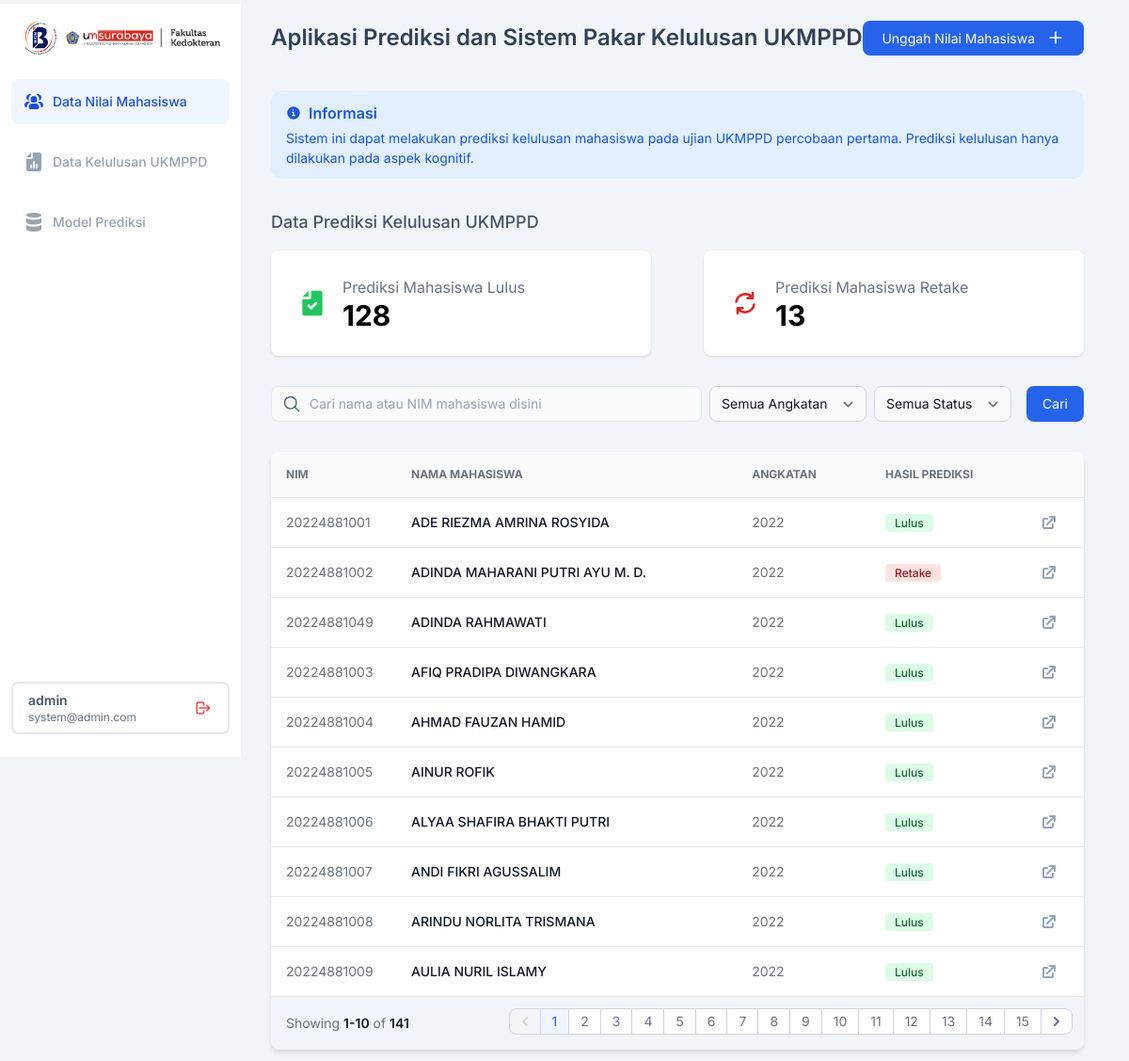
The app's page / (signed in) with its own data.
### dataNilai/models.py (models this page shows, shortened)
class nilaiMahasiswa(models.Model):
    mahasiswa_ID = models.AutoField(primary_key=True)
    nama_mahasiswa = models.CharField(max_length=512)
    NIM = models.IntegerField()
    angkatan = models.CharField(max_length=20)
    semester = models.CharField(max_length=20)
    IPD = models.FloatField(blank=True, null=True)
    IKA = models.FloatField(blank=True, null=True)
    RAD = models.FloatField(blank=True, null=True)
    SRM = models.FloatField(blank=True, null=True)
    KDK = models.FloatField(blank=True, null=True)
    MPK = models.FloatField(blank=True, null=True)
    ANT = models.FloatField(blank=True, null=True)
    MAT = models.FloatField(blank=True, null=True)
    IKM = models.FloatField(blank=True, null=True)
    THTKL = models.FloatField(blank=True, null=True)
    KJW = models.FloatField(blank=True, null=True)
    OT2 = models.FloatField(blank=True, null=True)
    BED = models.FloatField(blank=True, null=True)
    OBG = models.FloatField(blank=True, null=True)
    FOR = models.FloatField(blank=True, null=True)
    MOI = models.FloatField(blank=True, null=True)
    ELK = models.FloatField(blank=True, null=True)
    hasil_ukmppd = models.IntegerField(choices=[(0, 'Retake'), (1, 'Lulus')], null=True, blank=True)
    created_at = models.DateTimeField(auto_now_add=True)
    updated_at = models.DateTimeField(auto_now=True)

### webdemo/views.py (the view)
# urls.py: path('', views.index),
def index(request):
    dashboard = nilaiMahasiswa.objects.all().order_by('nama_mahasiswa')
    record_count = nilaiMahasiswa.objects.all().count()
    angkatan_list = nilaiMahasiswa.objects.values_list('angkatan', flat=True).distinct()
    search_query = request.GET.get('query')
    filter_angkatan = request.GET.get('angkatan')
    filter_status = request.GET.get('status')
    if search_query:
        dashboard = dashboard.filter(Q(nama_mahasiswa__icontains = search_query) | Q(NIM__icontains = search_query))
    if filter_angkatan and filter_angkatan != 'Semua Angkatan':
        dashboard = dashboard.filter(angkatan = filter_angkatan)
    if filter_status and filter_status != 'Semua':
        if filter_status == 'Lulus':
            dashboard = dashboard.filter(hasil_ukmppd = 1)
        elif filter_status == 'Retake':
            dashboard = dashboard.filter(hasil_ukmppd = 0)
    paginator = Paginator(dashboard, 10)
    page_number = request.GET.get('page')
    page_obj = paginator.get_page(page_number)
    record_count = dashboard.count()
    predict_lulus = nilaiMahasiswa.objects.filter(hasil_ukmppd = 1).count()
    predict_retake = nilaiMahasiswa.objects.filter(hasil_ukmppd = 0).count()
    context = {
        'page_obj': page_obj,
        'record_count': record_count,
        'angkatan_list': angkatan_list,
        'search_query': search_query,
        'filter_angkatan': filter_angkatan,
        'filter_status': filter_status,
        'predict_lulus': predict_lulus,
        'predict_retake': predict_retake,
    }
    return render(request, 'homepage.html', context)

### templates/homepage.html (shortened to what this page needs)
{% load static tailwind_tags %}
{% load static %}
<!DOCTYPE html>
<html>
  <head>
    {% tailwind_css %}
  </head>
  <body class="bg-slate-100 font-['Inter']">
    <aside id="default-sidebar" class="fixed top-0 left-0 z-40 w-64 h-screen transition-transform -translate-x-full sm:translate-x-0" aria-label="Sidebar">
      <div class="h-full px-3 py-4 mt-1 overflow-y-auto bg-white flex flex-col justify-between">
        <div class="flex flex-col gap-6">
          <div class="sm:ml flex justify-center gap-2 items-center">
            <img class="w-10" src="{% static 'img/rdib.png' %}" />
            <img class="w-[163.76px] h-[19.51px]" src="{% static 'img/fkum.png' %}" />
          </div>
          <ul class="space-y-4 font-medium">
            <a href="/" class="flex items-center p-3 bg-blue-50 rounded-lg text-blue-600">
              <li class="flex gap-2 items-center justify-start">
                <span class="text-blue-700 text-[14px] font-medium font-['Inter'] leading-normal">Data Nilai Mahasiswa</span>
              </li>
            </a>
            <a href="/data-ukmppd" class="flex items-center p-3 hover:bg-slate-100 rounded-lg text-gray-900">
              <li class="flex gap-2 items-center justify-start">
                <span class="text-slate-400 text-[14px] font-medium font-['Inter'] leading-normal">Data Kelulusan UKMPPD</span>
              </li>
            </a>
            <a href="/model-prediksi" class="flex items-center p-3 hover:bg-slate-100 rounded-lg text-gray-900">
              <li class="flex gap-2 items-center justify-start">
                <span class="text-slate-400 text-[14px] font-medium font-['Inter'] leading-normal">Model Prediksi</span>
              </li>
            </a>
          </ul>
        </div>
        <div class="px-4 py-2 mb-2 border-2 rounded-lg flex justify-between items-center">
          <div class="flex flex-col">
              <span class="text-slate-600 text-sm font-semibold">{{ user.username }}</span>
              <span class="text-slate-500 text-xs font-normal">{{ user.email }}</span>
          </div>
          <a href="{% url 'logout' %}">
          </a>
      </div>
      </div>
    </aside>
    <div class="p-4 gap-y-8 sm:ml-64 mr-8 ps-8 flex flex-col">
      <div class="flex grid-cols-1 items-center justify-between">
        <span class="text-slate-700 text-2xl font-semibold font-['Inter'] leading-loose">Aplikasi Prediksi dan Sistem Pakar Kelulusan UKMPPD</span>
        <a href="data-nilai/form-nilai" class="bg-blue-600 hover:bg-blue-700 rounded-lg justify-center items-center flex gap-3 px-5 h-[37px]">
          <span class="text-white text-sm font-base font-['Inter'] leading-[21px]">Unggah Nilai Mahasiswa</span>
          <svg class="w-5 h-5 text-white" aria-hidden="true" xmlns="http://www.w3.org/2000/svg" width="10" height="10" fill="none" viewBox="0 0 24 24">
            <path stroke="currentColor" stroke-linecap="round" stroke-linejoin="round" stroke-width="2" d="M5 12h14m-7 7V5" />
          </svg>
        </a>
      </div>
      <div class="p-3 px-4 flex flex-col gap-y-1 bg-[#e1effe] rounded-xl">
        <div class="inline-flex items-center gap-2">
          <span class="text-[#1a56db] text-base font-semibold font-['Inter'] leading-normal">Informasi</span>
        </div>
        <span class="text-[#1a56db] text-sm font-normal font-['Inter'] leading-[21px]">Sistem ini dapat melakukan prediksi kelulusan mahasiswa pada ujian UKMPPD percobaan pertama. Prediksi kelulusan hanya dilakukan pada aspek kognitif.</span>
      </div>
      <div class="flex flex-col gap-4">
        <div class="flex justify-between">
          <span class="text-slate-600 text-lg font-medium font-['Inter'] leading-7">Data Prediksi Kelulusan UKMPPD</span>
        </div>
        <div class="grid md:grid-cols-2 gap-14">
          <div class="flex gap-x-4 items-center bg-white shadow p-7 rounded-lg">
            <div class="flex flex-col justify-start items-start gap-1">
              <span class="text-slate-500 text-[16px] leading-snug">Prediksi Mahasiswa Lulus</span>
              <span class="text-[30px] font-bold leading-none">{{ predict_lulus|default:0 }}</span>
            </div>
          </div>
          <div class="flex gap-x-4 items-center bg-white shadow p-7 rounded-lg">
            <div class="flex flex-col justify-start items-start gap-1">
              <span class="text-slate-500 text-[16px] leading-snug">Prediksi Mahasiswa Retake</span>
              <span class="text-[30px] font-bold leading-none">{{ predict_retake|default:0 }}</span>
            </div>
          </div>
        </div>
      </div>
      <form method="GET" action="{% url 'index' %}" class="grid">
        <div class="justify-end inline-flex gap-2">
            <div class="w-full flex items-center relative">
              <input
              name = "query"
              value = "{{ search_query|default:''}}"
              class="w-full bg-gray-50 placeholder:text-slate-400 text-slate-700 text-sm border border-slate-200 rounded-lg pl-10 pr-3 py-2 transition duration-300 ease focus:outline-none focus:border-slate-400 hover:border-slate-300"
              placeholder="Cari nama atau NIM mahasiswa disini"/>
            </div>
            <select name="angkatan" id="angkatan" class="bg-gray-50 border border-gray-300 text-gray-900 text-sm rounded-lg focus:ring-blue-500 focus:border-blue-500 block pl-3 py-1">
              <option value="Semua Angkatan" {% if filter_angkatan == "Semua Angkatan" %} selected {% endif %}>Semua Angkatan</option>
            </select>
            <select name="status" id="status" class="bg-gray-50 border border-gray-300 text-gray-900 text-sm rounded-lg focus:ring-blue-500 focus:border-blue-500 block pl-3 py-1">
              <option value="Semua" {% if filter_status == "Semua" %} selected {% endif %}>Semua Status</option>
            </select>
            <button
                class="rounded-lg bg-blue-600 py-2 px-4 border border-transparent text-center text-sm text-white focus:bg-blue-700 focus:shadow-none active:bg-blue-700 hover:bg-blue-700 active:shadow-none disabled:pointer-events-none disabled:opacity-50 ml-2"
                type="submit">
                Cari
            </button>
        </div>
      </form>
      <div class="relative overflow-x-auto shadow-md sm:rounded-lg">
        <table class="w-full text-sm text-left rtl:text-right text-gray-500">
          <thead class="text-xs uppercase bg-slate-50 border-b">
            <tr>
              <th scope="col" class="p-4">NIM</th>
              <th scope="col" class="px-6 py-3">Nama Mahasiswa</th>
              <th scope="col" class="px-6 py-3">Angkatan</th>
              <th scope="col" class="px-6 py-3">Hasil Prediksi</th>
              <th scope="col" class="px-6 py-3"></th>
            </tr>
          </thead>
          <tbody>
            {% if page_obj.object_list %}
              {% for dashboard in page_obj.object_list %}
              <tr class="bg-white border-b hover:bg-gray-200">
                <td class="w-4 p-4">{{ dashboard.NIM }}</td>
                <th scope="row" class="px-6 py-4 font-medium text-gray-900 whitespace-nowrap">{{ dashboard.nama_mahasiswa }}</th>
                <td class="px-6 py-4">{{ dashboard.angkatan }}</td>
                <td class="px-6 py-4">
                  {% if dashboard.hasil_ukmppd == 1 %}
                    <span class="bg-green-100 text-green-800 border-green-300 font-['Inter'] text-xs font-medium me-2 px-2.5 py-0.5 rounded">Lulus</span>
                  {% elif dashboard.hasil_ukmppd == 0 %}
                    <span class="bg-red-100 text-red-800 border-red-300 font-['Inter'] text-xs font-medium me-2 px-2.5 py-0.5 rounded">Retake</span>
                  {% endif %}
                </td>
                <td class="px-4 py-4">
                  <a href="data-nilai/detail-nilai/" class="font-medium hover:underline">
                  </a>
                </td>
              </tr>
              {% endfor %}
            {% else %}
              <tr>
                <td colspan="5" class="text-center py-4">Data tidak ditemukan</td>
              </tr>
            {% endif %}
          </tbody>
        </table>
        <nav class="flex items-center flex-column flex-wrap md:flex-row justify-between py-3" aria-label="Table navigation">
          <span class="pl-4 text-sm font-normal text-gray-500 :inline md:w-auto">Showing <span class="font-semibold text-gray-900">{{ page_obj.start_index }}-{{ page_obj.end_index }}</span> of <span class="font-semibold text-gray-900">{{ record_count }}</span></span>
          <ul class="pr-3 inline-flex -space-x-px rtl:space-x-reverse text-sm h-8">
            {% if page_obj.has_previous %}
              <li>
                <a href="?page={{ page_obj.previous_page_number }}" class="flex items-center justify-center px-1 h-7 ms-0 leading-tight text-gray-500 bg-white border border-gray-300 rounded-s-lg hover:bg-gray-100 hover:text-gray-700">
                  <svg class="w-6 h-6 text-gray-500" aria-hidden="true" xmlns="http://www.w3.org/2000/svg" width="24" height="24" fill="none" viewBox="0 0 24 24">
                    <path stroke="currentColor" stroke-linecap="round" stroke-linejoin="round" stroke-width="2" d="m14 8-4 4 4 4" />
                  </svg>
                </a>
              </li>
              {% else %}
                <li>
                  <a href="#" class="flex items-center justify-center px-1 h-7 ms-0 leading-tight text-gray-300 bg-gray-100 border border-gray-300 rounded-s-lg" disabled>
                    <svg class="w-6 h-6 text-gray-300" aria-hidden="true" xmlns="http://www.w3.org/2000/svg" width="24" height="24" fill="none" viewBox="0 0 24 24">
                      <path stroke="currentColor" stroke-linecap="round" stroke-linejoin="round" stroke-width="2" d="m14 8-4 4 4 4" />
                    </svg>
                  </a>
                </li>
            {% endif %}
            {% for num in page_obj.paginator.page_range %}
              {% if page_obj.number == num %}
                <li>
                  <a href="?page={{ num }}" aria-current="page" class="flex items-center justify-center px-3 h-7 text-blue-600 border border-gray-300 bg-blue-50 hover:bg-blue-100 hover:text-blue-700">
                      {{ num }}
                  </a>
                </li>
              {% else %}
                <li>
                  <a href="?page={{ num }}" class="flex items-center justify-center px-3 h-7 leading-tight text-gray-500 bg-white border border-gray-300 hover:bg-gray-100 hover:text-gray-700">
                      {{ num }}
                  </a>
                </li>
              {% endif %}
            {% endfor %}
            {% if page_obj.has_next %}
                <li>
                  <a href="?page={{ page_obj.next_page_number }}" class="flex items-center justify-center px-1 h-7 leading-tight text-gray-500 bg-white border border-gray-300 rounded-e-lg hover:bg-gray-100 hover:text-gray-700">
                      <svg class="w-6 h-6 text-gray-500" aria-hidden="true" xmlns="http://www.w3.org/2000/svg" width="24" height="24" fill="none" viewBox="0 0 24 24">
                          <path stroke="currentColor" stroke-linecap="round" stroke-linejoin="round" stroke-width="2" d="m10 16 4-4-4-4" />
                      </svg>
                  </a>
                </li>
            {% endif %}
          </ul>
        </nav>
      </div>
    </div>
  </body>
</html>

### records on screen
nilaiMahasiswa: NIM "20224881001", nama_mahasiswa "ADE RIEZMA AMRINA ROSYIDA", angkatan "2022", hasil_ukmppd "Lulus"
nilaiMahasiswa: NIM "20224881002", nama_mahasiswa "ADINDA MAHARANI PUTRI AYU M. D.", angkatan "2022", hasil_ukmppd "Retake"
nilaiMahasiswa: NIM "20224881049", nama_mahasiswa "ADINDA RAHMAWATI", angkatan "2022", hasil_ukmppd "Lulus"
nilaiMahasiswa: NIM "20224881003", nama_mahasiswa "AFIQ PRADIPA DIWANGKARA", angkatan "2022", hasil_ukmppd "Lulus"
nilaiMahasiswa: NIM "20224881004", nama_mahasiswa "AHMAD FAUZAN HAMID", angkatan "2022", hasil_ukmppd "Lulus"
nilaiMahasiswa: NIM "20224881005", nama_mahasiswa "AINUR ROFIK", angkatan "2022", hasil_ukmppd "Lulus"
nilaiMahasiswa: NIM "20224881006", nama_mahasiswa "ALYAA SHAFIRA BHAKTI PUTRI", angkatan "2022", hasil_ukmppd "Lulus"
nilaiMahasiswa: NIM "20224881007", nama_mahasiswa "ANDI FIKRI AGUSSALIM", angkatan "2022", hasil_ukmppd "Lulus"
nilaiMahasiswa: NIM "20224881008", nama_mahasiswa "ARINDU NORLITA TRISMANA", angkatan "2022", hasil_ukmppd "Lulus"
nilaiMahasiswa: NIM "20224881009", nama_mahasiswa "AULIA NURIL ISLAMY", angkatan "2022", hasil_ukmppd "Lulus"

### other values on screen
{{ user.username }} "admin"
{{ user.email }} "system@admin.com"
{{ predict_lulus|default:0 }} "128"
{{ predict_retake|default:0 }} "13"
{{ page_obj.start_index }} "1"
{{ page_obj.end_index }} "10"
{{ record_count }} "141"
{{ num }} "1"
{{ num }} "2" "3" "4" "5" "6" "7" "8" "9" "10" "11" "12" "13" "14" "15"
